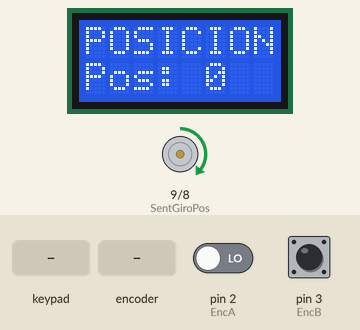
The sketch below on a simulated Arduino Mega 2560, built with avr-gcc and run on an emulated ATmega2560. Shown: 8×2 character LCD, motor-driver pin pairs drawn as motors (green arrow = first pin HIGH = forward, orange = second pin HIGH = backward, longer = more drive, scaled by the enable pin). Inputs (shaded band) come from the test bench; at power-on: pin 2 (EncA) LOW, pin 3 (EncB) HIGH.

Above: at 2.2 s.
2.3 s: key '*' pressed
At 2.6 s:
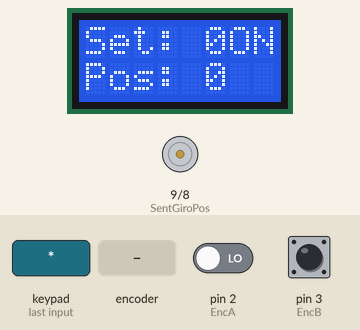
3.8 s: keypad keys 1 2 * pressed 0.4 s apart
At 5.1 s:
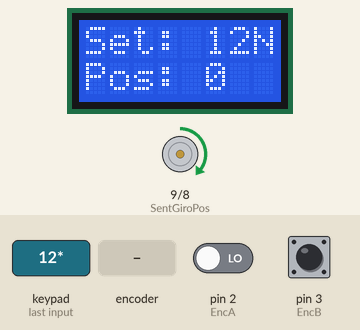
6.5 s: rotary encoder on pin 2 (EncA) / pin 3 (EncB) turned 3 steps (first pin leading)
At 8.2 s:
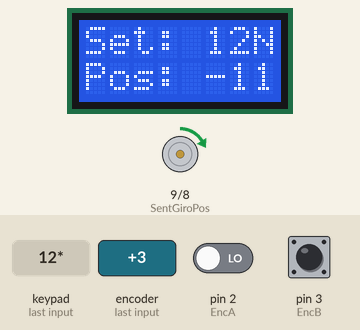
8.6 s: keypad keys 2 5 * pressed 0.4 s apart
At 10.3 s:
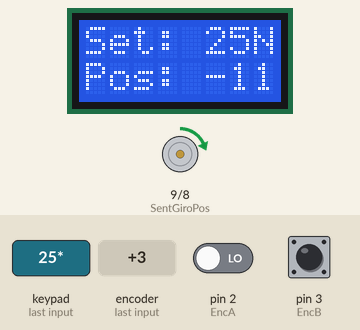
11.3 s: rotary encoder on pin 2 (EncA) / pin 3 (EncB) turned 1 step (first pin leading)
At 11.8 s:
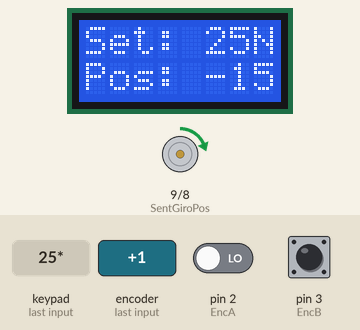
Timing chart, 0 to 14.0 s (numbered marks = the images above; inputs shaded):
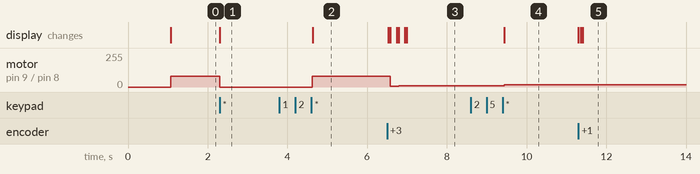

The sketch:

posicion.ino
```cpp
#include <LiquidCrystal.h>
#include <Keypad.h>
#include <SoftwareSerial.h>

// Configuración del LCD: RS, E, D4, D5, D6, D7
LiquidCrystal lcd(22, 23, 24, 25, 26, 27);

// Configuración del teclado matricial 3x4
const byte FILAS = 4;
const byte COLUMNAS = 3;

// Configura SoftwareSerial en pines 10 (RX) y 11 (TX)
SoftwareSerial espSerial(15, 14);

// Definimos las teclas del teclado (en su disposición)
char teclas[FILAS][COLUMNAS] = {
  {'1', '2', '3'},
  {'4', '5', '6'},
  {'7', '8', '9'},
  {'*', '0', '#'}
};

// Pines conectados a las filas y columnas del teclado
byte pinesFilas[FILAS] = {A0, A1, A2, A3};
byte pinesColumnas[COLUMNAS] = {A4, A5, A6};

// Crear el objeto Keypad
Keypad teclado = Keypad(makeKeymap(teclas), pinesFilas, pinesColumnas, FILAS, COLUMNAS);

// Cadena para almacenar las teclas presionadas
String cadenaTeclas = "";

// Variables para el motor
char SalidaPWM = 10; // Pin de salida para PWM motor
char SentGiroPos = 9;  // Pin de sentido de giro
char SentGiroNeg = 8; // Pin de sentido de giro
char EncA = 2; // PIN ENCODER A
char EncB = 3; // PIN ENCODER B
volatile long posicionActual = 0; // Posición actual del encoder
long SetPoint = 180; // Posición objetivo

// Constantes PID
float Kp = 0.45;
float Ki = 0;
float Kd = 0;
float error1 = 0;
float error2 = 0;
float error3 = 0;
float salidaActual = 0;
float salidaPrevia = 0;

// Funciones del encoder
void InterrupcionA() {
  if (digitalRead(EncA) == digitalRead(EncB)) {
    posicionActual++;
  } else {
    posicionActual--;
  }
}

void InterrupcionB() {
  if (digitalRead(EncA) != digitalRead(EncB)) {
    posicionActual++;
  } else {
    posicionActual--;
  }
}

void LCD() {
  lcd.setCursor(0, 1);
  lcd.print("Pos: ");
  lcd.print(posicionActual);
}

void setup() {
  // Inicializamos el LCD
  lcd.begin(8, 2);
  lcd.setCursor(0, 0);
  lcd.print("U.CUENCA");
  lcd.setCursor(0, 1);
  lcd.print(" P.I.D. ");
  delay(1000);
  lcd.clear();
  lcd.setCursor(0, 0);
  lcd.print("POSICION:");

  // Inicializar comunicación serial
  Serial.begin(9600);

  // Configuración de pines del motor
  pinMode(SalidaPWM, OUTPUT);
  pinMode(SentGiroPos, OUTPUT);
  pinMode(SentGiroNeg, OUTPUT);
  pinMode(EncA, INPUT);
  pinMode(EncB, INPUT);

  // Configuración de interrupciones para el encoder
  attachInterrupt(digitalPinToInterrupt(EncA), InterrupcionA, CHANGE);
  attachInterrupt(digitalPinToInterrupt(EncB), InterrupcionB, CHANGE);

  // Inicializar el motor apagado
  digitalWrite(SentGiroPos, LOW);
  digitalWrite(SentGiroNeg, LOW);
  analogWrite(SalidaPWM, 0);

  espSerial.begin(9600);
}

void loop() {
  // Leer una tecla del teclado
  char teclaPresionada = teclado.getKey();

  // Si se presiona una tecla y no es '*', y la cadena tiene menos de 6 caracteres
  if (teclaPresionada && teclaPresionada != '*' && teclaPresionada != '#' && cadenaTeclas.length() < 6) {
    cadenaTeclas += teclaPresionada;

    // Mostrar la cadena completa en el LCD
    lcd.setCursor(0, 1);
    lcd.print("        ");
    lcd.setCursor(0, 1);
    lcd.print(cadenaTeclas);
  }

  // Si se presiona '*', usar el valor ingresado como SetPoint
  if (teclaPresionada == '*') {
    SetPoint = cadenaTeclas.toInt(); // Convertir la cadena a entero
    lcd.setCursor(0, 0);
    lcd.print("Set: ");
    lcd.print(SetPoint);

    // Reiniciar la cadena
    cadenaTeclas = "";
  }

  // Control del motor basado en posición
  error3 = error2;
  error2 = error1;
  error1 = SetPoint - posicionActual;

  salidaActual = salidaPrevia + Kp * (error1 - error2) + Ki * error1 + Kd * (error1 - 2 * error2 + error3);
  salidaPrevia = salidaActual;

  salidaActual = constrain(salidaActual, -255, 255);

  if (salidaActual > 0) {
    digitalWrite(SentGiroPos, HIGH);
    digitalWrite(SentGiroNeg, LOW);
    analogWrite(SalidaPWM, salidaActual);
  } else {
    digitalWrite(SentGiroPos, LOW);
    digitalWrite(SentGiroNeg, HIGH);
    analogWrite(SalidaPWM, -salidaActual);
  }

  LCD();
  delay(50);
}
```

Measured:
- after the input at 2.3 s, motor on pin 9 (SentGiroPos) / pin 8 (SentGiroNeg): forward 81/255 → stopped at once; the display: changes at once (image 1)
- after the input at 3.8 s, motor on pin 9 (SentGiroPos) / pin 8 (SentGiroNeg): stopped → forward 81/255 after 0.83 s; the display: changes after 0.83 s (image 2)
- after the input at 6.5 s, motor on pin 9 (SentGiroPos) / pin 8 (SentGiroNeg): forward 81/255 → forward 6/255 after 0.08 s, → forward 8/255 0.15 s later, → forward 10/255 0.21 s later; the display: first changes at once (image 3 shows a later state)
- after the input at 8.6 s, motor on pin 9 (SentGiroPos) / pin 8 (SentGiroNeg): forward 10/255 → forward 16/255 after 0.84 s; the display: changes after 0.84 s (image 4)
- after the input at 11.3 s, motor on pin 9 (SentGiroPos) / pin 8 (SentGiroNeg): forward 16/255 → forward 18/255 after 0.05 s; the display: first changes at once (image 5 shows a later state)
